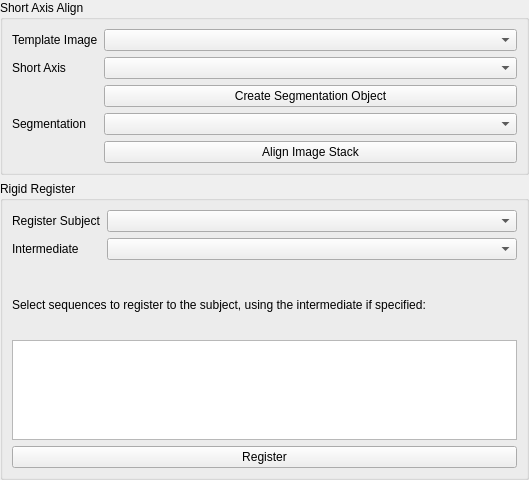
     <widget class="QWidget" name="page_2">
      <property name="geometry">
       <rect>
        <x>0</x>
        <y>0</y>
        <width>529</width>
        <height>480</height>
       </rect>
      </property>
      <property name="sizePolicy">
       <sizepolicy hsizetype="Preferred" vsizetype="Fixed">
        <horstretch>0</horstretch>
        <verstretch>0</verstretch>
       </sizepolicy>
      </property>
      <attribute name="label">
       <string>2. Alignment/Registration</string>
      </attribute>
      <layout class="QVBoxLayout" name="verticalLayout_9">
       <property name="margin">
        <number>0</number>
       </property>
       <item>
        <widget class="QGroupBox" name="groupBox_2">
         <property name="title">
          <string>Short Axis Align</string>
         </property>
         <layout class="QVBoxLayout" name="verticalLayout_2">
          <item>
           <layout class="QFormLayout" name="formLayout_3">
            <property name="fieldGrowthPolicy">
             <enum>QFormLayout::AllNonFixedFieldsGrow</enum>
            </property>
            <property name="topMargin">
             <number>0</number>
            </property>
            <item row="1" column="0">
             <widget class="QLabel" name="label_2">
              <property name="text">
               <string>Short Axis</string>
              </property>
              <property name="wordWrap">
               <bool>false</bool>
              </property>
             </widget>
            </item>
            <item row="1" column="1">
             <widget class="QComboBox" name="shortAxisBox">
              <property name="sizePolicy">
               <sizepolicy hsizetype="Expanding" vsizetype="Fixed">
                <horstretch>0</horstretch>
                <verstretch>0</verstretch>
               </sizepolicy>
              </property>
              <property name="toolTip">
               <string>Short axis 4D CINE stack</string>
              </property>
             </widget>
            </item>
            <item row="2" column="1">
             <widget class="QPushButton" name="createSegButton">
              <property name="sizePolicy">
               <sizepolicy hsizetype="Expanding" vsizetype="Fixed">
                <horstretch>0</horstretch>
                <verstretch>0</verstretch>
               </sizepolicy>
              </property>
              <property name="text">
               <string>Create Segmentation Object</string>
              </property>
             </widget>
            </item>
            <item row="3" column="0">
             <widget class="QLabel" name="label">
              <property name="text">
               <string>Segmentation</string>
              </property>
             </widget>
            </item>
            <item row="3" column="1">
             <widget class="QComboBox" name="saxsegBox">
              <property name="sizePolicy">
               <sizepolicy hsizetype="Expanding" vsizetype="Fixed">
                <horstretch>0</horstretch>
                <verstretch>0</verstretch>
               </sizepolicy>
              </property>
              <property name="toolTip">
               <string>This should be a LV segmentation made from the aligned short axis stack (label 2 for cavity, 3 for myocardium)</string>
              </property>
             </widget>
            </item>
            <item row="4" column="1">
             <widget class="QPushButton" name="alignButton">
              <property name="sizePolicy">
               <sizepolicy hsizetype="Expanding" vsizetype="Fixed">
                <horstretch>0</horstretch>
                <verstretch>0</verstretch>
               </sizepolicy>
              </property>
              <property name="toolTip">
               <string>Align the short axis stack to the template image</string>
              </property>
              <property name="text">
               <string>Align Image Stack</string>
              </property>
             </widget>
            </item>
            <item row="0" column="0">
             <widget class="QLabel" name="label_6">
              <property name="text">
               <string>Template Image</string>
              </property>
             </widget>
            </item>
            <item row="0" column="1">
             <widget class="QComboBox" name="templateBox">
              <property name="sizePolicy">
               <sizepolicy hsizetype="Expanding" vsizetype="Fixed">
                <horstretch>0</horstretch>
                <verstretch>0</verstretch>
               </sizepolicy>
              </property>
              <property name="toolTip">
               <string>Choose a template to align the short axis to</string>
              </property>
             </widget>
            </item>
           </layout>
          </item>
         </layout>
        </widget>
       </item>
       <item>
        <widget class="QGroupBox" name="groupBox_5">
         <property name="whatsThis">
          <string/>
         </property>
         <property name="title">
          <string>Rigid Register</string>
         </property>
         <property name="flat">
          <bool>false</bool>
         </property>
         <layout class="QVBoxLayout" name="verticalLayout">
          <item>
           <layout class="QFormLayout" name="formLayout_8">
            <item row="0" column="0">
             <widget class="QLabel" name="label_7">
              <property name="text">
               <string>Register Subject</string>
              </property>
             </widget>
            </item>
            <item row="0" column="1">
             <widget class="QComboBox" name="regSubBox">
              <property name="sizePolicy">
               <sizepolicy hsizetype="Expanding" vsizetype="Fixed">
                <horstretch>0</horstretch>
                <verstretch>0</verstretch>
               </sizepolicy>
              </property>
              <property name="toolTip">
               <string>Choose a subject to register other image series to</string>
              </property>
             </widget>
            </item>
            <item row="1" column="0">
             <widget class="QLabel" name="label_28">
              <property name="text">
               <string>Intermediate</string>
              </property>
             </widget>
            </item>
            <item row="1" column="1">
             <widget class="QComboBox" name="regInterBox">
              <property name="sizePolicy">
               <sizepolicy hsizetype="Expanding" vsizetype="Fixed">
                <horstretch>0</horstretch>
                <verstretch>0</verstretch>
               </sizepolicy>
              </property>
              <property name="toolTip">
               <string>Optionally choose an image series to calculate a registration for which is then applied to selected sequences </string>
              </property>
             </widget>
            </item>
           </layout>
          </item>
          <item>
           <widget class="QLabel" name="label_8">
            <property name="text">
             <string>Select sequences to register to the subject, using the intermediate if specified:</string>
            </property>
            <property name="wordWrap">
             <bool>true</bool>
            </property>
           </widget>
          </item>
          <item>
           <widget class="QListWidget" name="regList">
            <property name="maximumSize">
             <size>
              <width>16777215</width>
              <height>100</height>
             </size>
            </property>
            <property name="toolTip">
             <string>Click to choose what image series to register to the subject using a registration calculated independently for each if Intermediate is None</string>
            </property>
            <property name="editTriggers">
             <set>QAbstractItemView::NoEditTriggers</set>
            </property>
            <property name="showDropIndicator" stdset="0">
             <bool>false</bool>
            </property>
            <property name="selectionMode">
             <enum>QAbstractItemView::MultiSelection</enum>
            </property>
           </widget>
          </item>
          <item>
           <widget class="QPushButton" name="regButton">
            <property name="sizePolicy">
             <sizepolicy hsizetype="Expanding" vsizetype="Fixed">
              <horstretch>0</horstretch>
              <verstretch>0</verstretch>
             </sizepolicy>
            </property>
            <property name="toolTip">
             <string>Start the registration process</string>
            </property>
            <property name="text">
             <string>Register</string>
            </property>
           </widget>
          </item>
         </layout>
        </widget>
       </item>
      </layout>
     </widget>
